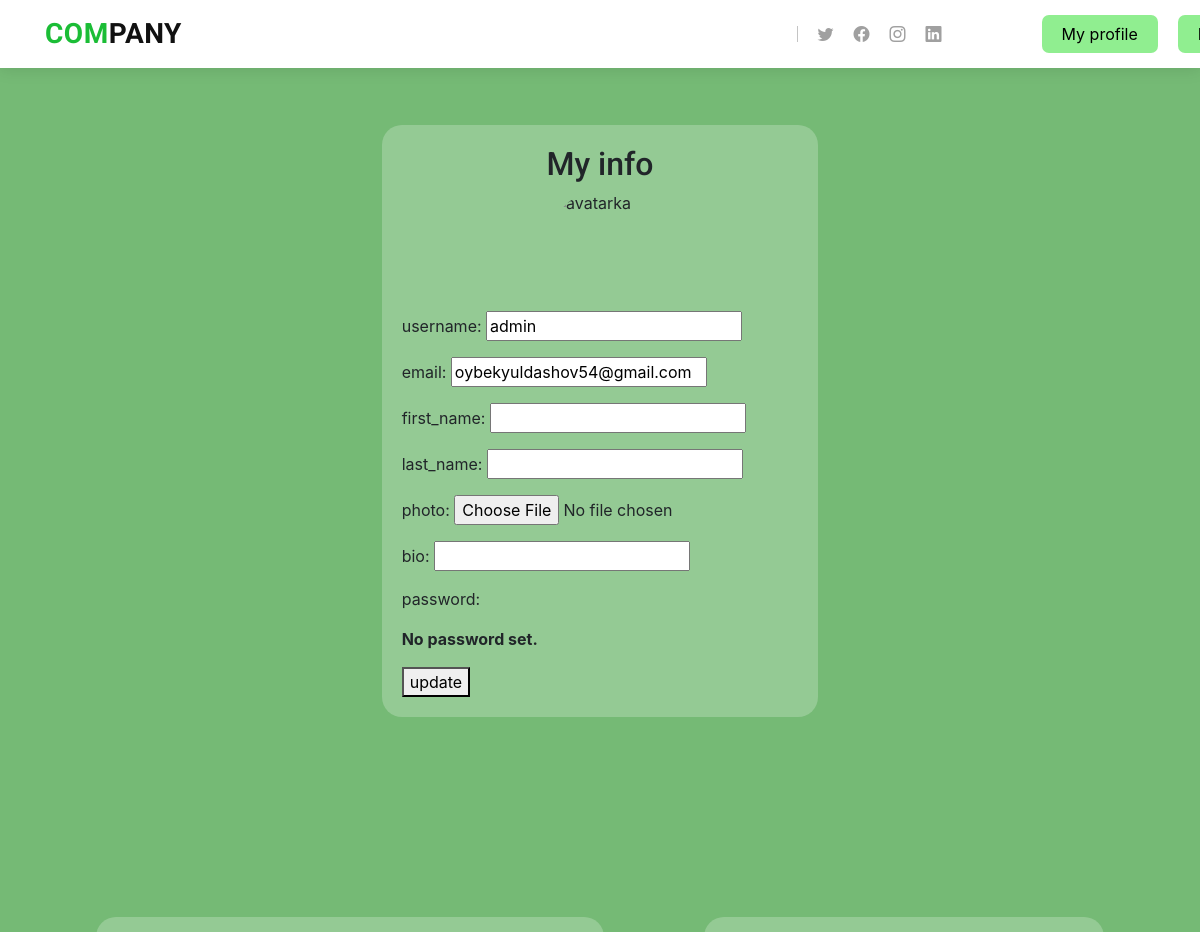
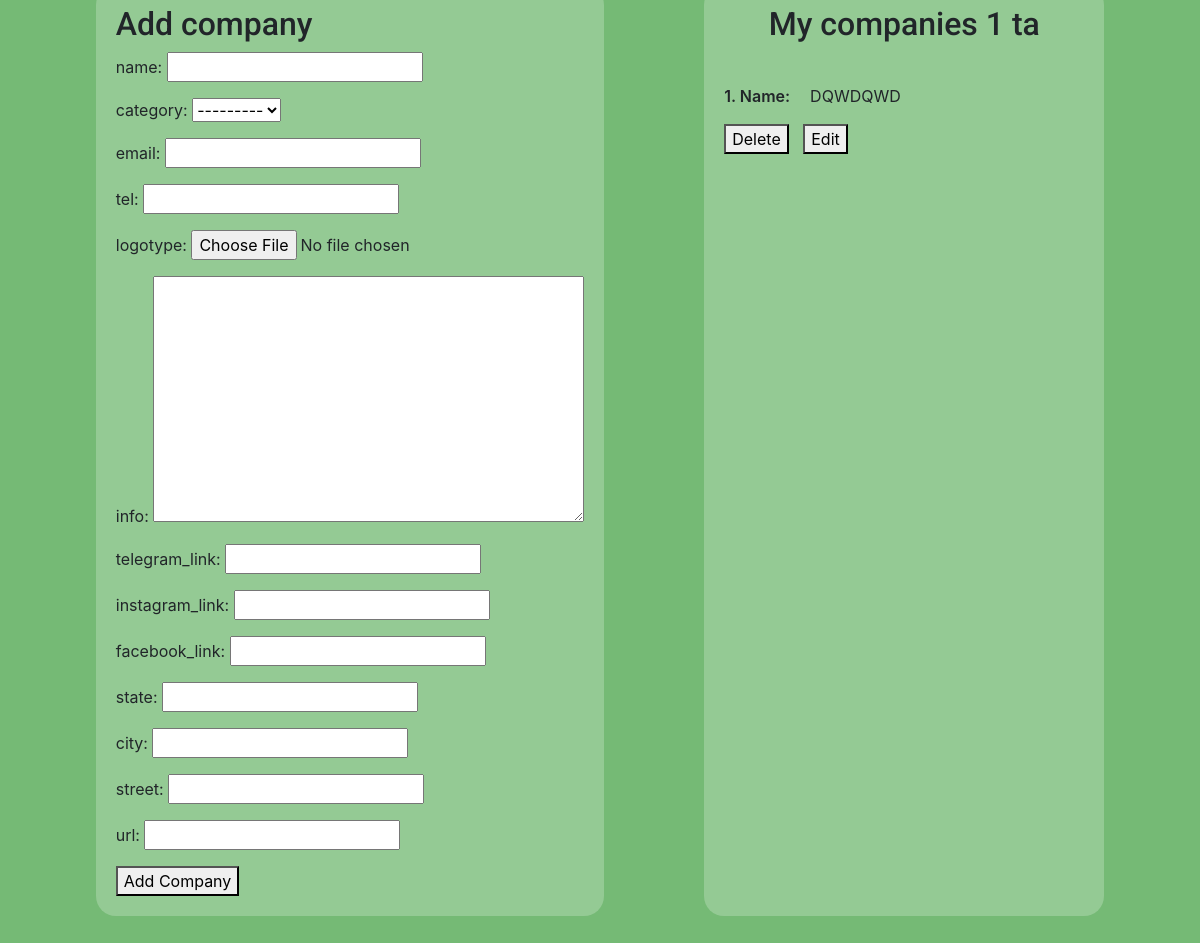
Screenshot of /profile-User/admin/ (signed in) with the database file from the repository (2 pictures, top to bottom).
### account/models.py (models this page shows, shortened)
class User(AbstractUser):
    photo = models.ImageField(upload_to='User images/', blank=True, null=True)
    bio = models.CharField(max_length=200, blank=True, null=True)

### main/models.py (models this page shows, shortened)
class Company(models.Model):
    author = models.ForeignKey(User, related_name='companies', on_delete=models.CASCADE)
    category = models.ForeignKey(Category, related_name='companies', on_delete=models.CASCADE)
    name = models.CharField(max_length=100, unique=True)
    email = models.EmailField(max_length=200, blank=True, null=True)
    tel = models.CharField(max_length=11, blank=True, null=True)
    logotype = models.ImageField(upload_to='Company logos/', blank=True, null=True)
    info = models.TextField()
    telegram_link = models.URLField(max_length=200, blank=True, null=True)
    instagram_link = models.URLField(max_length=200, blank=True, null=True)
    facebook_link = models.URLField(max_length=200, blank=True, null=True)
    state = models.CharField(verbose_name='Viloyat', max_length=300)
    city = models.CharField(verbose_name='shahar', max_length=300)
    street = models.CharField(verbose_name='ko\'cha', max_length=300, blank=True, null=True)
    url = models.SlugField(max_length=200, unique=True)
    date_created = models.DateField(auto_now=True)
    date_updated = models.DateTimeField(auto_now_add=True)
    class Meta:
        verbose_name = 'Company'
        verbose_name_plural = 'Companies'

### account/views.py (the view, shortened to what this page needs)
# urls.py: path('profile-User/<str:username>/', profile_user, name='user-profile'),
def profile_user(request, username):
    user = User.objects.get(username=username)
    companies = Company.objects.filter(author=user)
    UserEditForm = UserForm(instance=user)
    AddCompanyForm = CompanyForm()
    category_form = CategoryForm()
    context = {
        'user': user,
        'companies': companies,
        'User_edit_form': UserEditForm,
        'AddCompanyForm': AddCompanyForm,
        'category_form': category_form,
    }
    return render(request=request, template_name='profile_user.html', context=context)

### account/forms.py
class UserForm(UserChangeForm):
    class Meta:
        model = User
        fields = ['username', 'email', 'first_name', 'last_name', 'photo', 'bio',]

### main/forms.py
class CompanyForm(ModelForm):
    class Meta:
        model = Company
        fields = ['name', 'category', 'email', 'tel', 'logotype', 'info', 'telegram_link', 'instagram_link', 'facebook_link', 'state', 'city', 'street', 'url']

### main/models.py (called while the page is built)
    def __str__(self):
        return self.name

### templates/profile_user.html (shortened to what this page needs)
{% extends 'profile_base.html' %}
{% load static %}
{% block user_info %}
    <div class="block" style="background-color: rgba(255, 255, 255, 0.226); border-radius: 20px; padding: 20px; display: flex; flex-direction: column; align-items: center">
        <h2>My info</h2>
        {% if user.photo %}
            <img src="{{ user.photo.url }}" width="100" height="100" alt="avatarka" style="border-radius: 50%; margin-bottom: 20px">
        {% else %}
            <img src="https://bootdey.com/img/Content/avatar/avatar7.png" width="100" height="100" alt="avatarka" style="border-radius: 50%; margin-bottom: 20px">
        {% endif %}
        <form action="" method="post" enctype="multipart/form-data">{% csrf_token %}
            {% for form in User_edit_form %}
                <p>{{ form.name }}: {{ form }}</p>
            {% endfor %}
            <button>update</button>
        </form>
    </div>
{% endblock user_info %}
{% block company %}
    <div class="companies" style="display: flex">
        <div class="add" style="background-color: rgba(255, 255, 255, 0.226); border-radius: 20px; padding: 20px;">
            <h2>Add company</h2>
            <form action="" method="post" enctype="multipart/form-data" style="position: relative;">{% csrf_token %}
                {% for form in AddCompanyForm %}
                    <p>{{ form.name }}: {{ form }}</p>
                {% endfor %}
                <button>Add Company</button>
            </form>
        </div>
        {% if companies %}
            <div class="all" style="width: 400px; margin-left: 100px; background-color: rgba(255, 255, 255, 0.226); border-radius: 20px; padding: 20px; ">
                <h2 style="text-align: center; margin-bottom: 40px">My companies {{ companies.count }} ta</h2>
                {% for company in companies %}
                    <p><span style="font-weight: 600; margin-right: 20px">{{ forloop.counter }}. Name:</span><span style= "text-transform: uppercase">{{ company.name }}</span></p>
                    <div>
                        <a href="{% url 'delete_company' company.url %}"><button>Delete</button></a>
                        <a href="{% url 'single-company' company.url %}"><button style="margin-left: 10px">Edit</button></a>
                    </div>
                {% endfor %}
            </div>
        {% endif %}
    </div>
{% endblock company %}

### static/css/style.css (style rules this page uses)
body { font-family: "Open Sans", sans-serif; color: #4d4643; }
a { color: #1bbd36; text-decoration: none; }
h1, h2, h3, h4, h5, h6 { font-family: "Roboto", sans-serif; }

### templates/profile_base.html (style rules this page uses)
body { background-color: rgba(0, 128, 0, 0.541); }

### rows the page displays
User: User_edit_form "admin" "oybekyuldashov54@gmail.com" "No password set."
Company: name "DQWDQWD"

### other values shown
{{ companies.count }} "1"
